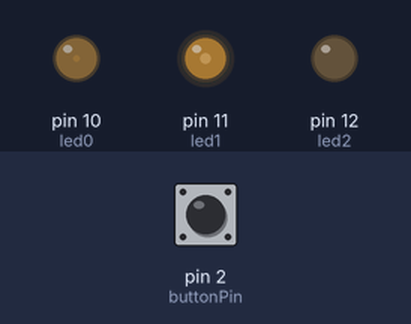
This sketch was run on a simulated Arduino Uno, built with avr-gcc and run on an emulated ATmega328P. Shown: output pins drawn as LEDs (lit = HIGH). The test bench sets the inputs (shaded band); at power-on: pin 2 (buttonPin) LOW.

Above: at 0.05 s.
At 0.75 s:
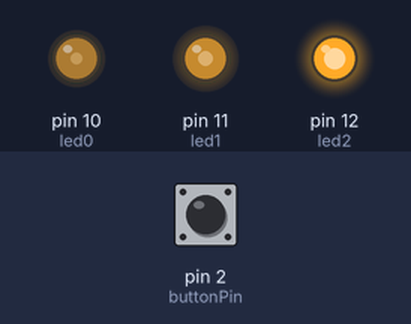
At 1.45 s:
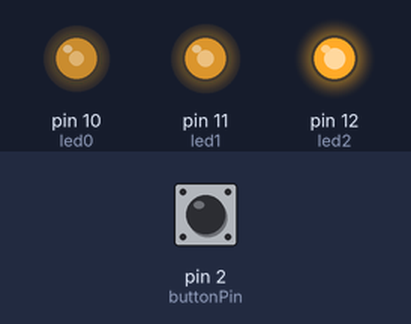
At 2.85 s:
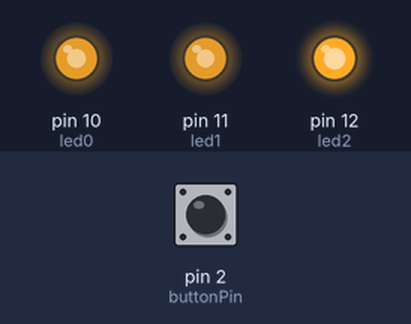
At 4.25 s:
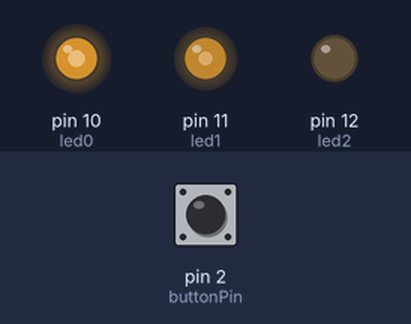
At 5.65 s:
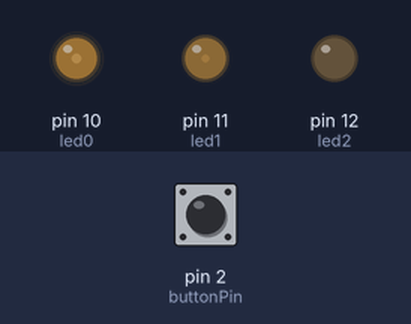
Timing chart, 0 to 7.9 s (numbered marks = the images above):
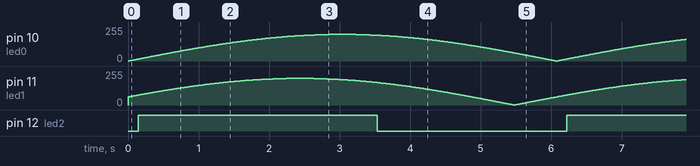

The sketch:

sketch_jul31a.ino
```cpp
const int  buttonPin = 2;    // the pin that the pushbutton is attached to
const int led0 = 10;
const int led1 = 11;
const int led2 = 12;     // the pin that the LED is attached to

// Variables will change:
int buttonPushCounter = 0;   // counter for the number of button presses
int buttonState = 0;         // current state of the button
int lastButtonState = 0;     // previous state of the button
int brightness = 200;
int red = 0;
int blue = 0;
int green = 0;

void setup() {
  // initialize the button pin as a input:
  pinMode(buttonPin, INPUT);
  // initialize the LED as an output:
  pinMode(led0, OUTPUT);
  pinMode(led1, OUTPUT);
  pinMode(led2, OUTPUT);
  // initialize serial communication:
  Serial.begin(9600);
}


void loop() {
  // read the pushbutton input pin:
  buttonState = digitalRead(buttonPin);

  // compare the buttonState to its previous state
  if (buttonState != lastButtonState) {
    // if the state has changed, increment the counter
    if (buttonState == HIGH) {
      // if the current state is HIGH then the button
      // wend from off to on:
      buttonPushCounter++;
      Serial.println("on");
      Serial.print("number of button pushes:  ");
      Serial.println(buttonPushCounter);
    }
    else {
      // if the current state is LOW then the button
      // wend from on to off:
      Serial.println("off");
    }
  }
  // save the current state as the last state,
  //for next time through the loop
  lastButtonState = buttonState;


  // turns on the LED every four button pushes by
  // checking the modulo of the button push counter.
  // the modulo function gives you the remainder of
  // the division of two numbers:
  if (buttonPushCounter % 2 == 0) {
    for (float x=0;x < PI; x = x + 0.000004){
      red = brightness * abs(sin(x*(180/PI)));           // calculate red brightness
      green = brightness * abs(sin((x+PI/3)*(180/PI)));    // calculate green brightness
      blue = brightness * abs(sin((x+(2*PI)/3)*(180/PI)));// calculate the blue brightness
      analogWrite(led0, red);   // send the value to the LED
      analogWrite(led1, green);   // send the value to the LED
      analogWrite(led2, blue);   // send the value to the LED
    }
    } else if (buttonPushCounter % 3 == 0) {
      analogWrite(led0, 0);
      analogWrite(led1, 0);
      analogWrite(led2, 0);
  }

}
```

Measured:
- by itself, pin 12 (led2): alternates HIGH for 3.4 s and LOW for 2.7 s
